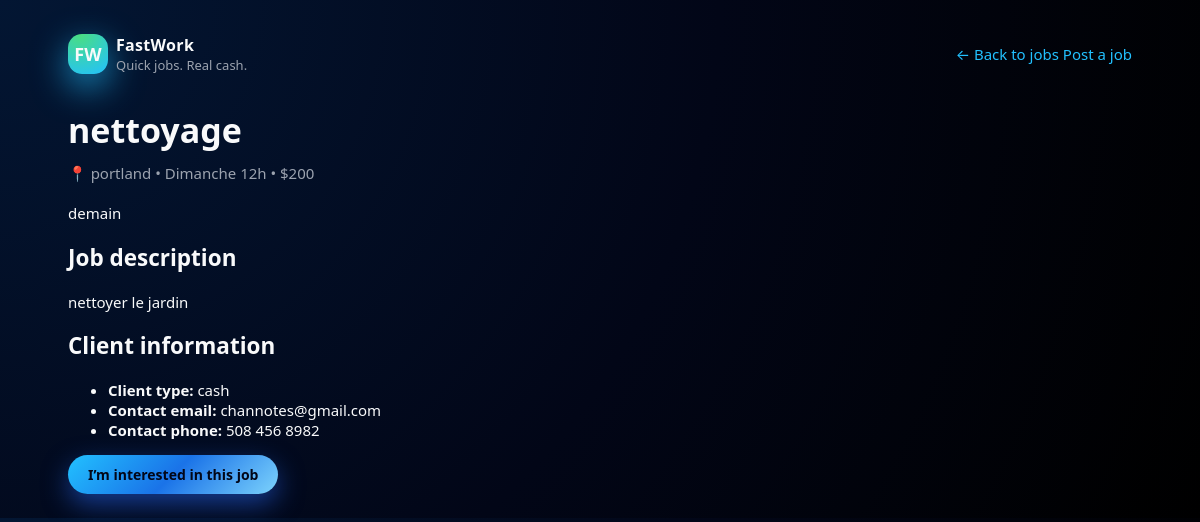
/job/1, run on the app's committed database.
### main.py (models this page shows)
class Job(SQLModel, table=True):
    id: Optional[int] = Field(default=None, primary_key=True)
    title: str
    location: str
    price: int
    hours: str
    badge: Optional[str] = None
    client: Optional[str] = None
    description: Optional[str] = None
    contact_email: Optional[str] = None
    contact_phone: Optional[str] = None
    contact_sms: Optional[str] = None

### main.py (the view)
@app.get("/job/{job_id}", response_class=HTMLResponse)
def job_detail(job_id: int, request: Request, session: Session = Depends(get_session)):
    job = session.get(Job, job_id)
    if not job:
        return HTMLResponse("Job not found", status_code=404)
    return templates.TemplateResponse(
        "job_detail.html",
        {"request": request, "job": job},
    )

### templates/job_detail.html (shortened to what this page needs)
<!DOCTYPE html>
<html lang="en">
<head>
    <link rel="stylesheet" href="/static/style.css">
</head>
<body class="page">
<div class="page">
    <header class="site-header">
        <div class="logo">
            <div class="logo-badge">FW</div>
            <div>
                <div class="logo-text">FastWork</div>
                <div class="tagline">Quick jobs. Real cash.</div>
            </div>
        </div>
        <nav class="main-nav">
            <a href="/jobs" class="nav-link">← Back to jobs</a>
            <a href="/post-job" class="nav-link">Post a job</a>
        </nav>
    </header>
    <main>
        <section class="job-detail-hero">
            <h1 class="hero-title">{{ job.title }}</h1>
            <p class="hero-subtitle">
                📍 {{ job.location }} • {{ job.hours }} • ${{ job.price }}
            </p>
            {% if job.badge %}
                <div class="job-badge-large">{{ job.badge }}</div>
            {% endif %}
        </section>
        <section class="job-detail-body">
            <div class="job-detail-block">
                <h2>Job description</h2>
                <p>
                    {% if job.description %}
                        {{ job.description }}
                    {% else %}
                        No description provided for this job yet.
                    {% endif %}
                </p>
            </div>
            <div class="job-detail-block">
                <h2>Client information</h2>
                <ul class="job-detail-list">
                    <li>
                        <strong>Client type:</strong>
                        {% if job.client %}
                            {{ job.client }}
                        {% else %}
                            Not specified
                        {% endif %}
                    </li>
                    <li>
                        <strong>Contact email:</strong>
                        {% if job.contact_email %}
                            {{ job.contact_email }}
                        {% else %}
                            Not provided
                        {% endif %}
                    </li>
                    <li>
                        <strong>Contact phone:</strong>
                        {% if job.contact_phone %}
                            {{ job.contact_phone }}
                        {% else %}
                            Not provided
                        {% endif %}
                    </li>
                </ul>
            </div>
            <div class="job-detail-actions">
                <a href="/job/{{ job.id }}/apply" class="primary-btn">
                    I’m interested in this job
                </a>
            </div>
        </section>
    </main>
</div>
</body>
</html>

### static/style.css (style rules this page uses)
:root { --bg-main: #020617; --bg-card: #02091f; --bg-card-soft: #061428; --accent: #22c1ff; --accent2: #1a73e8; --accent-soft: rgba(34, 193, 255, 0.15); --text-main: #f9fafb; --text-muted: #9ca3af; --danger: #ef4444; --success: #22c55e; --radius-lg: 22px; --radius-pill: 999px; --shadow-soft: 0 18px 60px rgba(15, 23, 42, 0.85); --shadow-card: 0 14px 40px rgba(15, 23, 42, 0.8); }
*, *::before, *::after { box-sizing: border-box; }
html, body { margin: 0; padding: 0; font-family: system-ui, -apple-system, BlinkMacSystemFont, "SF Pro Text", "Segoe UI", sans-serif; background: radial-gradient(circle at top left, #031633, #020617 55%, #000 100%); color: var(--text-main); }
a { color: var(--accent); text-decoration: none; }
.page { max-width: 1120px; margin: 0 auto; padding: 32px 20px 48px; }
header { display: flex; align-items: center; justify-content: space-between; margin-bottom: 32px; }
.logo { display: flex; align-items: center; gap: 10px; }
.logo-badge { width: 40px; height: 40px; border-radius: 14px; background: radial-gradient(circle at 30% 0%, #4ade80, #22c1ff); display: flex; align-items: center; justify-content: center; font-weight: 800; font-size: 18px; box-shadow: 0 12px 35px rgba(34, 193, 255, 0.7); }
.logo-text { font-weight: 700; font-size: 22px; letter-spacing: 0.02em; }
.tagline { font-size: 13px; color: var(--text-muted); }
main { display: block; }
.hero-title { font-size: 34px; line-height: 1.1; margin: 0 0 14px; }
.hero-subtitle { font-size: 15px; color: var(--text-muted); max-width: 460px; margin: 0 0 20px; }
.primary-btn { display: inline-block; padding: 10px 20px; border-radius: 999px; background: linear-gradient(135deg, #22c1ff, #1a73e8, #7dd3fc); color: #020617; font-weight: 600; font-size: 14px; text-decoration: none; transition: transform 0.12s ease, box-shadow 0.12s ease; box-shadow: 0 10px 26px rgba(37, 99, 235, 0.55); }
body { font-size: 15px; }
.page { padding: 12px 14px; }
header { padding-top: 10px; padding-bottom: 6px; }
.logo { display: flex; align-items: center; gap: 8px; }
.logo-text { font-size: 16px; }

### data on the page
Job: title "nettoyage", location "portland", hours "Dimanche 12h", price "200", badge "demain", description "nettoyer le jardin", client "cash", contact_email "channotes@gmail.com", contact_phone "508 456 8982"
